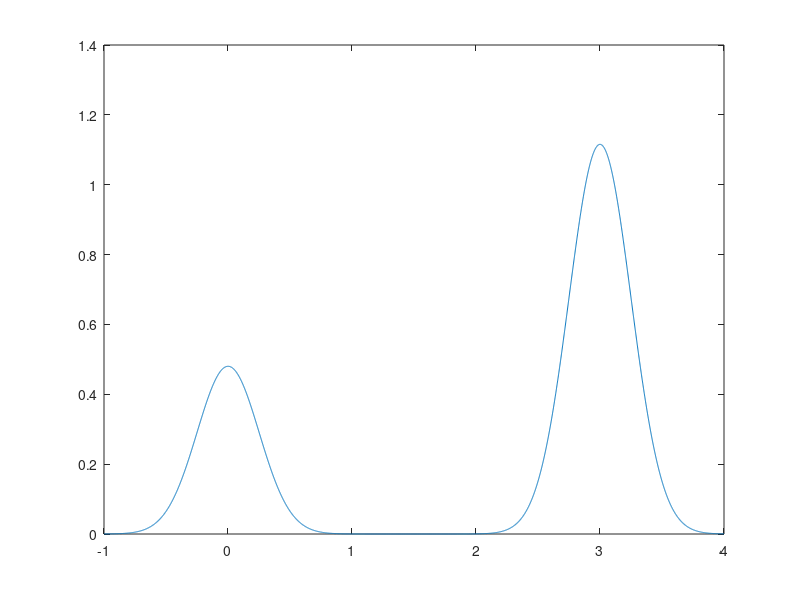

Write MATLAB code to recreate this figure.
clc;
clear;

mu1 = 0.0006;
mu2 = 3;
pi1 = 0.3009;
pi2 = 0.6991;
sigma = 0.25;

x = -1:0.001:4;
y1 = (pi1./(sigma*sqrt(2*pi)))*exp(-(x-mu1).^2./(2*sigma.^2));
y2 = (pi2./(sigma*sqrt(2*pi)))*exp(-(x-mu2).^2./(2*sigma.^2));
y3 = y1 + y2;

plot(x,y3);